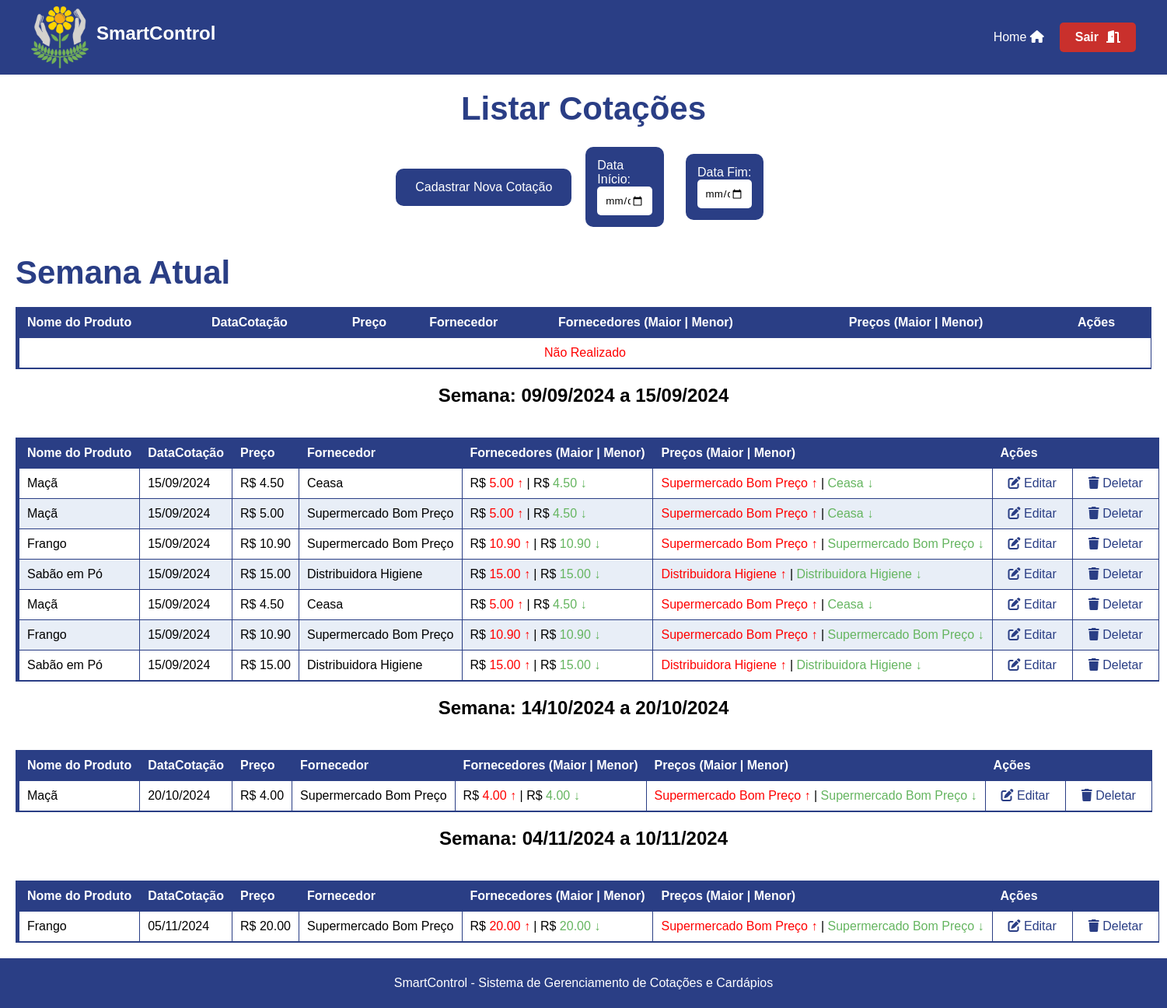
The page /assets/view/pages/cotacoes/listarCotacoes/listarCotacoes.php (signed in) on the database its author committed.
### tables this page shows
CREATE TABLE `produtos` (
  `id` int(11) NOT NULL,
  `nome` varchar(100) NOT NULL,
  `categoria` varchar(100) DEFAULT NULL,
  `unidade_medida` enum('CX','UN','KG','MC','SC','BDJ','CBÇ') NOT NULL,
  `data_criacao` timestamp NOT NULL DEFAULT current_timestamp()
);

CREATE TABLE `cotas` (
  `id` int(11) NOT NULL,
  `produto_id` int(11) NOT NULL,
  `fornecedor_id` int(11) NOT NULL,
  `preco_unitario` decimal(10,2) NOT NULL,
  `quantidade` decimal(10,2) NOT NULL,
  `data_cotacao` date NOT NULL
);

CREATE TABLE `fornecedores` (
  `id` int(11) NOT NULL,
  `nome` varchar(100) NOT NULL,
  `endereco` varchar(255) DEFAULT NULL,
  `telefone` varchar(15) DEFAULT NULL,
  `whatsapp` varchar(15) DEFAULT NULL,
  `email` varchar(100) DEFAULT NULL,
  `ramo_atuacao` varchar(100) DEFAULT NULL,
  `data_criacao` timestamp NOT NULL DEFAULT current_timestamp()
);

### assets/model/Usuario.php (called while the page is built, shortened)
<?php
abstract class Usuario {
    protected $tipo_usuario;
    public function getTipoUsuario() {
        return $this->tipo_usuario;
    }
}
?>

### assets/model/pdo/DataBase.php (called while the page is built, shortened)
<?php
class Database {
    private $host = 'localhost';
    private $dbname = 'sistema_apae';
    private $username = 'root';
    private $password = '';
    public $conn;
    public function __construct()
    {
        try {
            $this->conn = new PDO("mysql:host=$this->host;dbname=$this->dbname", $this->username, $this->password);
            $this->conn->setAttribute(PDO::ATTR_ERRMODE, PDO::ERRMODE_EXCEPTION);
        } catch (PDOException $exception) {
            echo "Erro na conexão: " . $exception->getMessage();
        }
    }
    public function read($table, $columns = "*", $id = null, $where = null) {
        $sql = "SELECT $columns FROM $table";
        try {
            $stmt = $this->conn->prepare($sql);
            $stmt->execute();
            return $stmt->fetchAll(PDO::FETCH_ASSOC);
        } catch (PDOException $exception) {
            echo "Erro ao ler: " . $exception->getMessage();
            return false;
        }
    }
}
?>

### assets/controller/userController.php (called while the page is built, shortened)
<?php
require_once __DIR__ . '/../model/Usuario.php';
require_once __DIR__ . '/../model/pdo/DataBase.php';
class ControladorUsuarios
{
    private $banco;
    public function __construct() {
        $this->banco = new DataBase;
    }
    public function obterPermissoes($tipo_usuario) {
        $conn = $this->banco->conn;
        $sql = "SELECT * FROM permissoes WHERE tipo_usuario = :tipo_usuario";
        $stmt = $conn->prepare($sql);
        $stmt->bindParam(":tipo_usuario", $tipo_usuario);
        $stmt->execute();
        $permissoes = $stmt->fetch(PDO::FETCH_ASSOC);
        return $permissoes;
    }
}
?>

### assets/model/utils.php (called while the page is built)
<?php
require_once __DIR__ . "/../controller/userController.php";
function verificarPermissao($tipo_usuario, $acao) {
    $controler = new ControladorUsuarios();
    $permissoes = $controler->obterPermissoes($tipo_usuario);
    return isset($permissoes[$acao]) && $permissoes[$acao] == 1;
}
?>

### assets/model/Cotas.php (called while the page is built, shortened)
<?php
class Cota {
    private $id;
    private $produtoId;
    private $fornecedorId;
    private $precoUnitario;
    private $dataCotacao;
    public function __construct($id, $produtoId, $fornecedorId, $precoUnitario, $quantidade, $dataCotacao) {
        $this->id = $id;
        $this->produtoId = $produtoId;
        $this->fornecedorId = $fornecedorId;
        $this->precoUnitario = $precoUnitario;
        $this->dataCotacao = $dataCotacao;
    }
    public function getId() {
        return $this->id;
    }
    public function getProdutoId() {
        return $this->produtoId;
    }
    public function getFornecedorId() {
        return $this->fornecedorId;
    }
    public function getPrecoUnitario() {
        return $this->precoUnitario;
    }
    public function getDataCotacao() {
        return $this->dataCotacao;
    }
}
?>

### assets/controller/cotacaoController.php (called while the page is built, shortened)
<?php
require_once __DIR__ . '/../model/pdo/DataBase.php';
require_once __DIR__ . '/../model/Cotas.php';
class ControladorCotacao {
    private $bd;
    public function __construct() {
        $this->bd = new Database();
    }
    public function verCotas() {
        $todasCotas = $this->bd->read("cotas");
        $arr = [];
        foreach($todasCotas as $cota) {
            $novaCota = new Cota($cota['id'], $cota['produto_id'], $cota['fornecedor_id'], $cota['preco_unitario'], $cota['quantidade'], $cota['data_cotacao']);
            $arr[] = $novaCota;
        }
        return $arr;
    }
}
?>

### assets/controller/produtoController.php (called while the page is built, shortened)
<?php
require_once __DIR__ . '/../model/pdo/DataBase.php';
require_once __DIR__ .'/../model/produto.php';
class ControladorProdutos{
    private $bd;
    public function __construct() {
        $this->bd = new Database();
    }
    public function verProdutos(){
        $todosProdutos = $this->bd->read("produtos");
        $arr = [];
        foreach($todosProdutos as $produto){
            $novoProduto = new Produto($produto['id'], $produto['nome'], $produto['categoria'], $produto['unidade_medida'], $produto['data_criacao']);
            $arr[] = $novoProduto;
        }
        return $arr;
    }
}
?>

### assets/model/Produto.php (called while the page is built, shortened)
<?php
class Produto {
    private $nome;
    public function __construct($id, $nome, $categoria, $un, $dt_criacao) {
        $this->nome = $nome;
    }
    public function getNome() {
        return $this->nome;
    }
}
?>

### assets/controller/fornecedorController.php (called while the page is built, shortened)
<?php
require_once __DIR__ . '/../model/pdo/DataBase.php';
require_once __DIR__ . '/../model/Fornecedor.php';
class ControladorFornecedor{
    private $bd;
    public function __construct() {
        $this->bd = new Database();
    }
    public function verFornecedor(){
        $todosFornecedores = $this->bd->read("fornecedores");
        $arr = [];
        foreach($todosFornecedores as $fornecedor){
            $novoFornecedor = new Fornecedor($fornecedor['id'], $fornecedor['nome'],$fornecedor['endereco'], $fornecedor['telefone'], $fornecedor['whatsapp'], $fornecedor['email'], $fornecedor['ramo_atuacao'], $fornecedor['data_criacao']);
            $arr[] = $novoFornecedor;
        }
        return $arr;
    }
    public function verFornecedorPorId($id) {
        $fornecedores = $this->verFornecedor();
        foreach ($fornecedores as $fornecedor) {
            if ($fornecedor->getId() == $id) {
                return $fornecedor;
            }
        }
        return null;
    }
}
?>

### assets/model/Fornecedor.php (called while the page is built, shortened)
<?php
class Fornecedor {
    private $id;
    private $nome;
    public function __construct($id, $nome, $endereco, $telefone, $whatsapp, $email, $ramo_atuacao, $data_criacao) {
        $this->id = $id;
        $this->nome = $nome;
    }
    public function getId() {
        return $this->id;
    }
    public function getNome() {
        return $this->nome;
    }
}
?>

### assets/view/pages/cotacoes/listarCotacoes/listarCotacoes.php (the view, shortened to what this page needs)
<?php
require_once __DIR__ . '/../../../../controller/cotacaoController.php';
require_once __DIR__ . '/../../../../controller/produtoController.php';
require_once __DIR__ . '/../../../../controller/fornecedorController.php';
require_once __DIR__ . "/../../../../controller/pageController.php";
require_once __DIR__ . "/../../../../controller/userController.php";
require_once __DIR__ . "/../../../../model/utils.php";
$controladorCotacao = new ControladorCotacao();
$cotas = $controladorCotacao->verCotas();
$user = $_SESSION['user'];
$tipo_usuario = $user->getTipoUsuario();
$podeGerenciarCotacoes = verificarPermissao($tipo_usuario, 'gerenciar_cotacoes');
function calcularMaiorMenorPreco($cotas) {
    $resultados = [];
    foreach ($cotas as $cotacao) {
        $produtoId = $cotacao->getProdutoId();
        $preco = $cotacao->getPrecoUnitario();
        $fornecedorId = $cotacao->getFornecedorId();
        if (!isset($resultados[$produtoId])) {
            $resultados[$produtoId] = [
                "maior_preco" => $preco,
                "menor_preco" => $preco,
                "fornecedor_maior" => $fornecedorId,
                "fornecedor_menor" => $fornecedorId
            ];
        } else {
            if ($preco > $resultados[$produtoId]["maior_preco"]) {
                $resultados[$produtoId]["maior_preco"] = $preco;
                $resultados[$produtoId]["fornecedor_maior"] = $fornecedorId;
            }
            if ($preco < $resultados[$produtoId]["menor_preco"]) {
                $resultados[$produtoId]["menor_preco"] = $preco;
                $resultados[$produtoId]["fornecedor_menor"] = $fornecedorId;
            }
        }
    }
    return $resultados;
}
function construirTabelas($cotas) {
    $semanas = [];
    foreach ($cotas as $cota) {
        $dataCotacao = new DateTime($cota->getDataCotacao());
        $semanaInicio = clone $dataCotacao;
        $semanaInicio->modify('monday this week');
        $semanaFim = clone $semanaInicio;
        $semanaFim->modify('sunday this week');
        $semana = $semanaInicio->format("d/m/Y") . " a " . $semanaFim->format("d/m/Y");
        if (!isset($semanas[$semana])) {
            $semanas[$semana] = [];
        }
        $semanas[$semana][] = $cota;
    }
    foreach ($semanas as $semana => $cotasDaSemana) {
        echo "<h2>Semana: $semana</h2>";
        echo "<table border='1'>";
        echo '
        <thead>
            <tr>
                <th>Nome do Produto</th>
                <th>DataCotação</th>
                <th>Preço</th>
                <th>Fornecedor</th>
                <th>Fornecedores (Maior | Menor)</th>
                <th>Preços (Maior | Menor)</th>
                <?php if ($podeGerenciarCotacoes): ?>
                <th colspan="2">Ações</th>
                <?php endif; ?>
            </tr>
        </thead>';
        foreach ($cotasDaSemana as $cotacao) {
            $produtoId = $cotacao->getProdutoId();
            $fornecedorId = $cotacao->getFornecedorId();
            $controladorProduto = new ControladorProdutos();
            $controladorFornecedor = new ControladorFornecedor();
            $produtoNome = '';
            $fornecedorNome = '';
            $user = $_SESSION['user'];
            $tipo_usuario = $user->getTipoUsuario();
            $podeGerenciarCotacoes = verificarPermissao($tipo_usuario, 'gerenciar_cotacoes');
            $precosFiltrados = calcularMaiorMenorPreco($cotasDaSemana);
            $maiorPreco = $precosFiltrados[$produtoId]['maior_preco'];
            $menorPreco = $precosFiltrados[$produtoId]['menor_preco'];
            $fornecedorMaiorPreco = $controladorFornecedor->verFornecedorPorId($precosFiltrados[$produtoId]['fornecedor_maior'])->getNome();
            $fornecedorMenorPreco = $controladorFornecedor->verFornecedorPorId($precosFiltrados[$produtoId]['fornecedor_menor'])->getNome();
            foreach ($controladorProduto->verProdutos() as $produto) {
                if ($produtoId == $produto->getId()) {
                    $produtoNome = $produto->getNome();
                }
            }
            foreach ($controladorFornecedor->verFornecedor() as $fornecedor) {
                if ($fornecedorId == $fornecedor->getId()) {
                    $fornecedorNome = $fornecedor->getNome();
                }
            }
            $dataCotacao = date("d/m/Y", strtotime($cotacao->getDataCotacao()));
            echo "<tr>";
            echo "<td>{$produtoNome}</td>";
            echo "<td>{$dataCotacao}</td>";
            echo "<td>R$ {$cotacao->getPrecoUnitario()}</td>";
            echo "<td>{$fornecedorNome}</td>";
            echo "<td>R$ <span class='maior-preco'>{$maiorPreco} ↑</span> | R$ <span class='menor-preco'>{$menorPreco} ↓</span></td>";
            echo "<td> <span class='maior-preco'>{$fornecedorMaiorPreco} ↑</span> | <span class='menor-preco'>{$fornecedorMenorPreco} ↓</span></td>";
            if ($podeGerenciarCotacoes) {
                echo "<td> <a href='../editarCotacoes/editCotacoes.php?id={$cotacao->getId()}'class='acao-editar'><i class='fas fa-edit'></i> Editar </a></td>";
                echo "<td> <a href='../deletarCotacoes/delCotacoes.php?id={$cotacao->getId()}'class='acao-deletar'><i class='fas fa-trash'></i> Deletar </a></td>";
            }
            echo "</tr>";
        }
        echo "</table>";
    }
}
?>
<!DOCTYPE html>
<html lang="pt-BR">
<head>
    <link rel="stylesheet" href="../../styles/ListarStyle.css">
    <link rel="stylesheet" href="https://cdnjs.cloudflare.com/ajax/libs/font-awesome/6.0.0-beta3/css/all.min.css">
</head>
<body>
<main>
    <h1>Listar Cotações</h1>
    <section class="search">
        <?php if ($podeGerenciarCotacoes): ?>
            <section class="add-quote">
                <a href="../cadastrarCotacoes/cadCotacoes.php" class="add-quote-btn">Cadastrar Nova Cotação</a>
            </section>
                <?php endif; ?>
            <section class="input-filter-date">
                <label for="dataInicio">Data Início:</label>
                <input type="date" id="dataInicio" name="dataInicio">
            </section>
            <section class="input-filter-date">
                <label for="dataFim">Data Fim:</label>
                <input type="date" id="dataFim" name="dataFim">
            </section>
    </section>
    <table>
        <thead>
            <?php if (!isset($cotasFiltradas)): ?>
                <h1 class="table-title">Semana Atual</h1>
            <?php endif; ?>
            <tr>
                <th>Nome do Produto</th>
                <th>DataCotação</th>
                <th>Preço</th>
                <th>Fornecedor</th>
                <th>Fornecedores (Maior | Menor)</th>
                <th>Preços (Maior | Menor)</th>
                <?php if ($podeGerenciarCotacoes): ?>
                <th colspan="2">Ações</th>
                <?php endif; ?>
            </tr>
        </thead>
        <tbody class="tablecotacaoatual">
        </tbody>
    </table>
    <?php
        if(!isset($cotasFiltradas)){
            construirTabelas($cotas);
        }
    ?>
</main>
</body>
</html>

### rows shown on the page
produtos: nome "Maçã"
cotas: data_cotacao "15/09/2024", preco_unitario "4.50"
fornecedores: nome "Ceasa"
cotas: preco_unitario "5.00", produto.nome "Maçã", data_cotacao "15/09/2024", fornecedor.nome "Supermercado Bom Preço", menorPreco "4.50", fornecedorMaiorPreco "Supermercado Bom Preço", fornecedorMenorPreco "Ceasa"
fornecedores: nome "Supermercado Bom Preço"
cotas: produto.nome "Frango", data_cotacao "15/09/2024", preco_unitario "10.90", fornecedor.nome "Supermercado Bom Preço", maiorPreco "10.90", menorPreco "10.90", fornecedorMaiorPreco "Supermercado Bom Preço", fornecedorMenorPreco "Supermercado Bom Preço"
cotas: produto.nome "Sabão em Pó", data_cotacao "15/09/2024", preco_unitario "15.00", fornecedor.nome "Distribuidora Higiene", fornecedorMaiorPreco "Distribuidora Higiene", fornecedorMenorPreco "Distribuidora Higiene"
cotas: produto "15.00", produto.nome "Sabão em Pó", data_cotacao "15/09/2024", preco_unitario "15.00", fornecedor.nome "Distribuidora Higiene", fornecedorMaiorPreco "Distribuidora Higiene", fornecedorMenorPreco "Distribuidora Higiene"
cotas: produto.nome "Maçã", data_cotacao "15/09/2024", preco_unitario "4.50", fornecedor.nome "Ceasa", menorPreco "4.50", fornecedorMaiorPreco "Supermercado Bom Preço", fornecedorMenorPreco "Ceasa"
cotas: produto.nome "Frango", data_cotacao "15/09/2024", preco_unitario "10.90", fornecedor.nome "Supermercado Bom Preço", maiorPreco "10.90", menorPreco "10.90", fornecedorMaiorPreco "Supermercado Bom Preço", fornecedorMenorPreco "Supermercado Bom Preço"
cotas: produto.nome "Maçã", data_cotacao "20/10/2024", preco_unitario "4.00", fornecedor.nome "Supermercado Bom Preço", fornecedorMaiorPreco "Supermercado Bom Preço", fornecedorMenorPreco "Supermercado Bom Preço"
cotas: data_cotacao "04/11/2024 a 10/11/2024", produto.nome "Frango", data_cotacao "05/11/2024", preco_unitario "20.00", fornecedor.nome "Supermercado Bom Preço", produto "20.00", fornecedorMaiorPreco "Supermercado Bom Preço", fornecedorMenorPreco "Supermercado Bom Preço"

### other values the page prints
$semana "09/09/2024 a 15/09/2024"
$menorPreco "4.50"
$fornecedorMenorPreco "Ceasa"
$semana "14/10/2024 a 20/10/2024"
